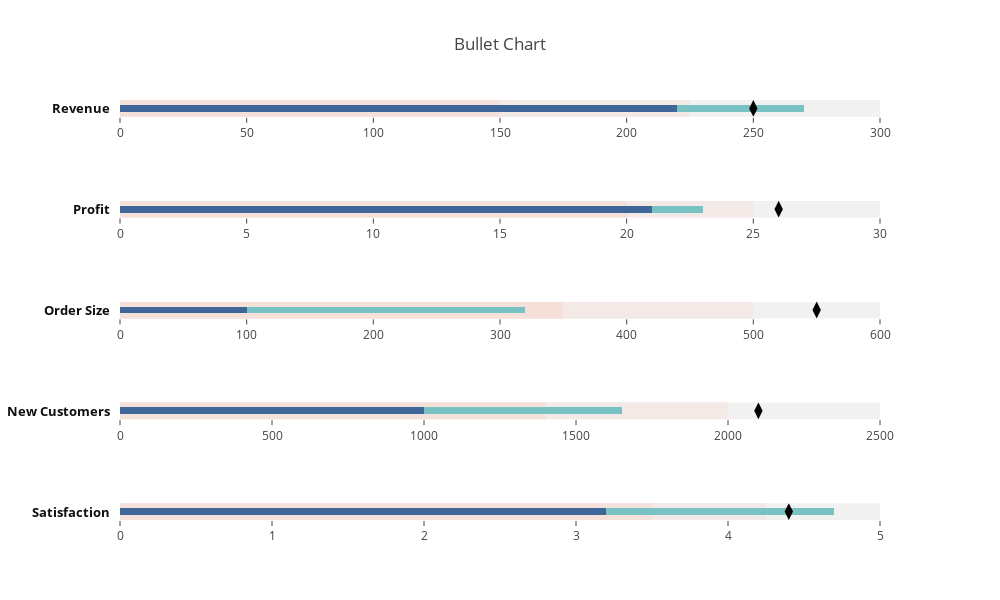

The code cell stored with this chart in its notebook:
### Markdown cell above
# Use Your Own Colors

You can use different colors for the range and the measure columns. Set range_colors and measure_colors to a 2-item list of two colors to interpolate between.

### Code cell
import plotly.figure_factory as ff

import pandas as pd

data = pd.read_json('https://cdn.rawgit.com/plotly/datasets/master/BulletData.json')

measure_colors=['rgb(63,102,153)', 'rgb(120,194,195)']
range_colors=['rgb(245,225,218)', 'rgb(241,241,241)']


fig = ff.create_bullet(
    data, orientation='h', markers='markers', measures='measures',
    ranges='ranges', subtitles='subtitle', titles='title',
    range_colors=range_colors,
    measure_colors=measure_colors
)
pyo.iplot(fig, filename='bullet chart - custom colors')

### Figure 1 — Plotly figure (JSON) as saved in the notebook; plotly's stock layout.template omitted (floating-point values rounded to 4 significant figures)
{"data": [{"base": 0, "hoverinfo": "x", "marker": {"color": "rgb(241.0, 241.0, 241.0)"}, "name": "ranges", "orientation": "h", "type": "bar", "uid": "81c6b053-f9c5-4439-bd61-a69c31c03d4b", "width": 2, "x": [300], "xaxis": "x", "y": [0], "yaxis": "y"}, {"base": 0, "hoverinfo": "x", "marker": {"color": "rgb(243.0, 233.0, 229.5)"}, "name": "ranges", "orientation": "h", "type": "bar", "uid": "c2c12e9e-c4b7-47b2-bd01-02f537b4a00d", "width": 2, "x": [225], "xaxis": "x", "y": [0], "yaxis": "y"}, {"base": 0, "hoverinfo": "x", "marker": {"color": "rgb(245.0, 225.0, 218.0)"}, "name": "ranges", "orientation": "h", "type": "bar", "uid": "52601c98-cff3-4d41-bed6-edcc81126d2c", "width": 2, "x": [150], "xaxis": "x", "y": [0], "yaxis": "y"}, {"base": 0, "hoverinfo": "x", "marker": {"color": "rgb(120.0, 194.0, 195.0)"}, "name": "measures", "orientation": "h", "type": "bar", "uid": "432e2251-8ccd-422a-bfa4-21b0682f6eb4", "width": 0.4, "x": [270], "xaxis": "x", "y": [0.5], "yaxis": "y"}, {"base": 0, "hoverinfo": "x", "marker": {"color": "rgb(63.0, 102.0, 153.0)"}, "name": "measures", "orientation": "h", "type": "bar", "uid": "e3702704-11c9-4883-81f3-d4218fca3801", "width": 0.4, "x": [220], "xaxis": "x", "y": [0.5], "yaxis": "y"}, {"hoverinfo": "x", "marker": {"color": "rgb(0, 0, 0)", "size": 12, "symbol": "diamond-tall"}, "name": "markers", "type": "scatter", "uid": "eff41ad0-62a2-477f-82f7-e612911144a7", "x": [250], "xaxis": "x", "y": [0.5], "yaxis": "y"}, {"base": 0, "hoverinfo": "x", "marker": {"color": "rgb(241.0, 241.0, 241.0)"}, "name": "ranges", "orientation": "h", "type": "bar", "uid": "9dfa1403-2eaa-45d2-9b2a-cf74ef430ebd", "width": 2, "x": [30], "xaxis": "x2", "y": [0], "yaxis": "y2"}, {"base": 0, "hoverinfo": "x", "marker": {"color": "rgb(243.0, 233.0, 229.5)"}, "name": "ranges", "orientation": "h", "type": "bar", "uid": "23987094-34ab-4dfe-a039-174135e9ec4f", "width": 2, "x": [25], "xaxis": "x2", "y": [0], "yaxis": "y2"}, {"base": 0, "hoverinfo": "x", "marker": {"color": "rgb(245.0, 225.0, 218.0)"}, "name": "ranges", "orientation": "h", "type": "bar", "uid": "28349e1a-1461-4a6e-8e57-1f5c9816725b", "width": 2, "x": [20], "xaxis": "x2", "y": [0], "yaxis": "y2"}, {"base": 0, "hoverinfo": "x", "marker": {"color": "rgb(120.0, 194.0, 195.0)"}, "name": "measures", "orientation": "h", "type": "bar", "uid": "04b61c87-97bf-4688-a794-dee411874d78", "width": 0.4, "x": [23], "xaxis": "x2", "y": [0.5], "yaxis": "y2"}, {"base": 0, "hoverinfo": "x", "marker": {"color": "rgb(63.0, 102.0, 153.0)"}, "name": "measures", "orientation": "h", "type": "bar", "uid": "9cd6cb48-b7d4-481d-a52f-10d833740ec0", "width": 0.4, "x": [21], "xaxis": "x2", "y": [0.5], "yaxis": "y2"}, {"hoverinfo": "x", "marker": {"color": "rgb(0, 0, 0)", "size": 12, "symbol": "diamond-tall"}, "name": "markers", "type": "scatter", "uid": "7f021311-20e8-415c-b0e5-f2760f8050a5", "x": [26], "xaxis": "x2", "y": [0.5], "yaxis": "y2"}, {"base": 0, "hoverinfo": "x", "marker": {"color": "rgb(241.0, 241.0, 241.0)"}, "name": "ranges", "orientation": "h", "type": "bar", "uid": "827f5d90-7acb-4016-a924-161e05ad9897", "width": 2, "x": [600], "xaxis": "x3", "y": [0], "yaxis": "y3"}, {"base": 0, "hoverinfo": "x", "marker": {"color": "rgb(243.0, 233.0, 229.5)"}, "name": "ranges", "orientation": "h", "type": "bar", "uid": "4cef68f9-b7cf-4245-94ac-6738c153bc63", "width": 2, "x": [500], "xaxis": "x3", "y": [0], "yaxis": "y3"}, {"base": 0, "hoverinfo": "x", "marker": {"color": "rgb(245.0, 225.0, 218.0)"}, "name": "ranges", "orientation": "h", "type": "bar", "uid": "fa2781c7-7c98-4a3a-b806-f5f56344db1e", "width": 2, "x": [350], "xaxis": "x3", "y": [0], "yaxis": "y3"}, {"base": 0, "hoverinfo": "x", "marker": {"color": "rgb(120.0, 194.0, 195.0)"}, "name": "measures", "orientation": "h", "type": "bar", "uid": "036af314-d5c5-46ce-a633-e4703c47c537", "width": 0.4, "x": [320], "xaxis": "x3", "y": [0.5], "yaxis": "y3"}, {"base": 0, "hoverinfo": "x", "marker": {"color": "rgb(63.0, 102.0, 153.0)"}, "name": "measures", "orientation": "h", "type": "bar", "uid": "0042bda7-25b1-4b0b-a117-8490de1068d0", "width": 0.4, "x": [100], "xaxis": "x3", "y": [0.5], "yaxis": "y3"}, {"hoverinfo": "x", "marker": {"color": "rgb(0, 0, 0)", "size": 12, "symbol": "diamond-tall"}, "name": "markers", "type": "scatter", "uid": "ff25e0f4-2b7f-401c-aafc-28ecf8fefd17", "x": [550], "xaxis": "x3", "y": [0.5], "yaxis": "y3"}, {"base": 0, "hoverinfo": "x", "marker": {"color": "rgb(241.0, 241.0, 241.0)"}, "name": "ranges", "orientation": "h", "type": "bar", "uid": "b917ab17-340a-4083-bbf8-71ec8ff8d27a", "width": 2, "x": [2500], "xaxis": "x4", "y": [0], "yaxis": "y4"}, {"base": 0, "hoverinfo": "x", "marker": {"color": "rgb(243.0, 233.0, 229.5)"}, "name": "ranges", "orientation": "h", "type": "bar", "uid": "043a352f-285a-40e6-8fb4-9375a55767f0", "width": 2, "x": [2000], "xaxis": "x4", "y": [0], "yaxis": "y4"}, {"base": 0, "hoverinfo": "x", "marker": {"color": "rgb(245.0, 225.0, 218.0)"}, "name": "ranges", "orientation": "h", "type": "bar", "uid": "e7a1bff0-1c33-4209-b5d6-069a817dfc2d", "width": 2, "x": [1400], "xaxis": "x4", "y": [0], "yaxis": "y4"}, {"base": 0, "hoverinfo": "x", "marker": {"color": "rgb(120.0, 194.0, 195.0)"}, "name": "measures", "orientation": "h", "type": "bar", "uid": "295da286-c334-4c39-ba54-353b2050de72", "width": 0.4, "x": [1650], "xaxis": "x4", "y": [0.5], "yaxis": "y4"}, {"base": 0, "hoverinfo": "x", "marker": {"color": "rgb(63.0, 102.0, 153.0)"}, "name": "measures", "orientation": "h", "type": "bar", "uid": "b4794946-4fa7-4a9b-9b23-df288aa665c4", "width": 0.4, "x": [1000], "xaxis": "x4", "y": [0.5], "yaxis": "y4"}, {"hoverinfo": "x", "marker": {"color": "rgb(0, 0, 0)", "size": 12, "symbol": "diamond-tall"}, "name": "markers", "type": "scatter", "uid": "db73e07b-bed9-461b-a933-1db0007b9d86", "x": [2100], "xaxis": "x4", "y": [0.5], "yaxis": "y4"}, {"base": 0, "hoverinfo": "x", "marker": {"color": "rgb(241.0, 241.0, 241.0)"}, "name": "ranges", "orientation": "h", "type": "bar", "uid": "99e15e09-a838-4bec-88a4-06065a2616ae", "width": 2, "x": [5], "xaxis": "x5", "y": [0], "yaxis": "y5"}, {"base": 0, "hoverinfo": "x", "marker": {"color": "rgb(243.0, 233.0, 229.5)"}, "name": "ranges", "orientation": "h", "type": "bar", "uid": "c8921f85-71db-48a7-9224-11b1e59224b2", "width": 2, "x": [4.25], "xaxis": "x5", "y": [0], "yaxis": "y5"}, {"base": 0, "hoverinfo": "x", "marker": {"color": "rgb(245.0, 225.0, 218.0)"}, "name": "ranges", "orientation": "h", "type": "bar", "uid": "055cb030-074c-427b-a075-f2cfef1c5cc7", "width": 2, "x": [3.5], "xaxis": "x5", "y": [0], "yaxis": "y5"}, {"base": 0, "hoverinfo": "x", "marker": {"color": "rgb(120.0, 194.0, 195.0)"}, "name": "measures", "orientation": "h", "type": "bar", "uid": "f7ace75e-6ebb-4d90-839f-d72e84f6e654", "width": 0.4, "x": [4.7], "xaxis": "x5", "y": [0.5], "yaxis": "y5"}, {"base": 0, "hoverinfo": "x", "marker": {"color": "rgb(63.0, 102.0, 153.0)"}, "name": "measures", "orientation": "h", "type": "bar", "uid": "0ac4ce40-f96b-4ff1-9b49-a11c63f8621c", "width": 0.4, "x": [3.2], "xaxis": "x5", "y": [0.5], "yaxis": "y5"}, {"hoverinfo": "x", "marker": {"color": "rgb(0, 0, 0)", "size": 12, "symbol": "diamond-tall"}, "name": "markers", "type": "scatter", "uid": "b67ae1ca-24f9-43a0-94b6-a77c4d11de75", "x": [4.4], "xaxis": "x5", "y": [0.5], "yaxis": "y5"}], "layout": {"annotations": [{"font": {"color": "#0f0f0f", "size": 13}, "showarrow": false, "text": "<b>Revenue</b>", "textangle": 0, "x": -0.01, "xanchor": "right", "xref": "paper", "y": 0.98, "yanchor": "middle", "yref": "paper"}, {"font": {"color": "#0f0f0f", "size": 13}, "showarrow": false, "text": "<b>Profit</b>", "textangle": 0, "x": -0.01, "xanchor": "right", "xref": "paper", "y": 0.74, "yanchor": "middle", "yref": "paper"}, {"font": {"color": "#0f0f0f", "size": 13}, "showarrow": false, "text": "<b>Order Size</b>", "textangle": 0, "x": -0.01, "xanchor": "right", "xref": "paper", "y": 0.5, "yanchor": "middle", "yref": "paper"}, {"font": {"color": "#0f0f0f", "size": 13}, "showarrow": false, "text": "<b>New Customers</b>", "textangle": 0, "x": -0.01, "xanchor": "right", "xref": "paper", "y": 0.26, "yanchor": "middle", "yref": "paper"}, {"font": {"color": "#0f0f0f", "size": 13}, "showarrow": false, "text": "<b>Satisfaction</b>", "textangle": 0, "x": -0.01, "xanchor": "right", "xref": "paper", "y": 0.02, "yanchor": "middle", "yref": "paper"}], "barmode": "stack", "height": 600, "margin": {"l": 120}, "showlegend": false, "title": {"text": "Bullet Chart"}, "width": 1000, "xaxis": {"anchor": "y", "domain": [0, 1], "showgrid": false, "tickwidth": 1, "zeroline": false}, "xaxis2": {"anchor": "y2", "domain": [0, 1], "showgrid": false, "tickwidth": 1, "zeroline": false}, "xaxis3": {"anchor": "y3", "domain": [0, 1], "showgrid": false, "tickwidth": 1, "zeroline": false}, "xaxis4": {"anchor": "y4", "domain": [0, 1], "showgrid": false, "tickwidth": 1, "zeroline": false}, "xaxis5": {"anchor": "y5", "domain": [0, 1], "showgrid": false, "tickwidth": 1, "zeroline": false}, "yaxis": {"anchor": "x", "domain": [0.96, 1], "range": [0, 1], "showgrid": false, "showticklabels": false, "zeroline": false}, "yaxis2": {"anchor": "x2", "domain": [0.72, 0.76], "range": [0, 1], "showgrid": false, "showticklabels": false, "zeroline": false}, "yaxis3": {"anchor": "x3", "domain": [0.48, 0.52], "range": [0, 1], "showgrid": false, "showticklabels": false, "zeroline": false}, "yaxis4": {"anchor": "x4", "domain": [0.24, 0.28], "range": [0, 1], "showgrid": false, "showticklabels": false, "zeroline": false}, "yaxis5": {"anchor": "x5", "domain": [0, 0.04], "range": [0, 1], "showgrid": false, "showticklabels": false, "zeroline": false}}}
